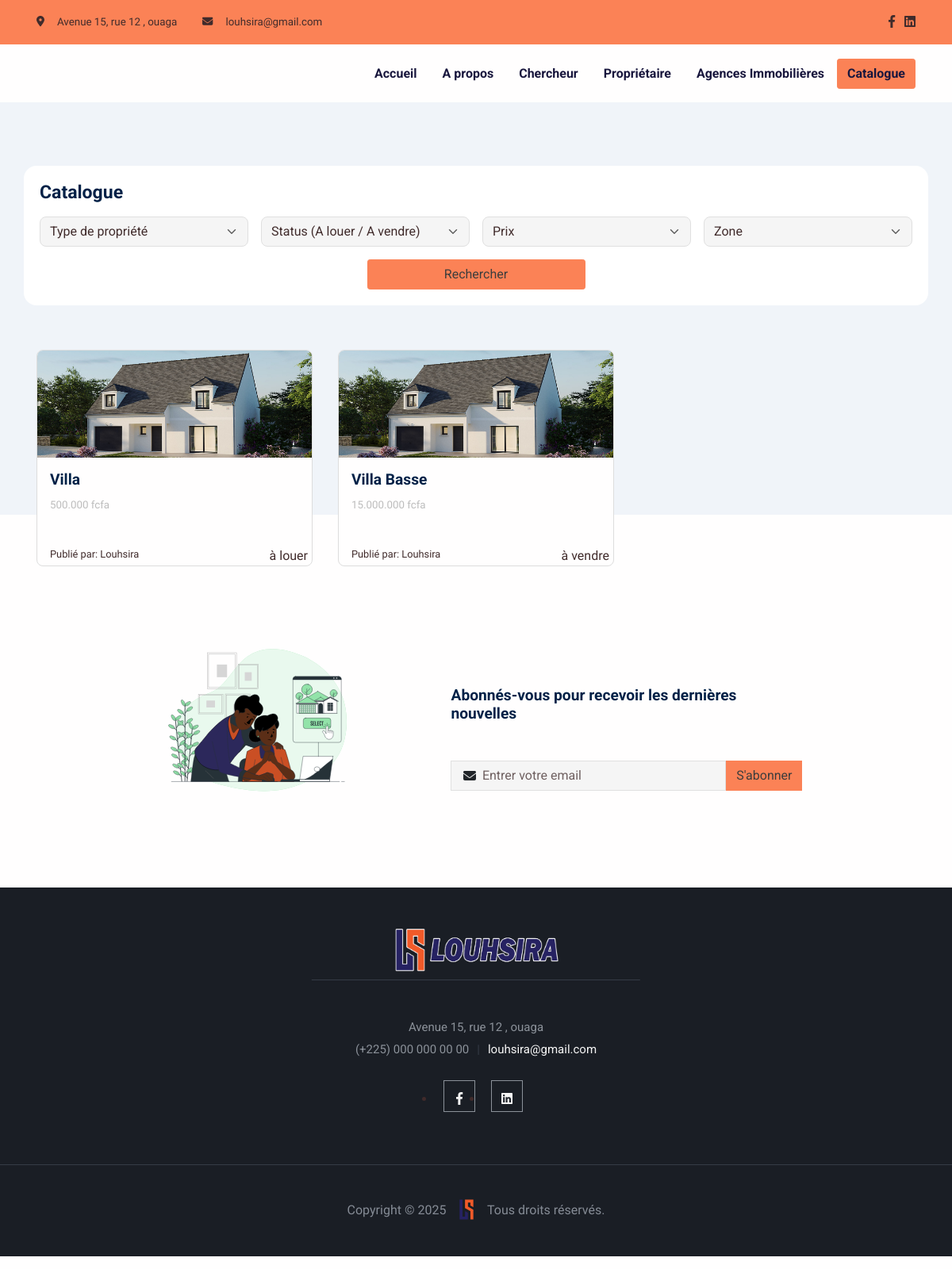
Page /catalogue on the committed database.
### app/models.py (models this page shows, shortened)
class Convention(models.Model):
    created_at = models.DateTimeField(auto_now=False, auto_now_add=True)
    update_at = models.DateTimeField(auto_now=True, auto_now_add=False)
    publish = models.BooleanField(default=False)
    class Meta:
        abstract = True

class Social(Convention):
    name = models.CharField(max_length=150, blank=True, null=True)
    icon = models.CharField(max_length=150, blank=True, null=True)
    link = models.URLField(max_length = 200)
    class Meta:
        verbose_name = "Réseaux Social"
        verbose_name_plural = "Réseaux Sociaux"

class configuration(Convention):
    name = models.CharField(max_length = 150, blank=True, null=True)
    vendor_title = models.CharField(max_length = 150, blank=True, null=True)
    location_title = models.CharField(max_length = 150, blank=True, null=True)
    about_title = models.CharField(max_length = 150, blank=True, null=True)
    why_choose_title = models.CharField(max_length = 150, blank=True, null=True)
    newsletter_title = models.CharField(max_length = 150, blank=True, null=True)
    newsletter_text = models.TextField()
    newsletter_picture = models.FileField(upload_to=LOGO_SITE_PATH, max_length = 100)
    copy_right = models.CharField(max_length = 150, blank=True, null=True)
    logo = models.FileField(upload_to=LOGO_SITE_PATH , max_length = 100, blank=True, null=True)
    logo2 = models.FileField(upload_to=LOGO_SITE_PATH , max_length = 100, blank=True, null=True)
    class Meta:
        verbose_name = "Configuration du site"
        verbose_name_plural = "Configuration du site"

### propriete/models.py (models this page shows, shortened)
class Proprietes(Convention):
    titre_annonce = models.CharField(max_length=220, blank=True, null=True)
    proprietaire = models.CharField(max_length=220, blank=True, null=True)
    proprietaire_contact = models.CharField(max_length=220, blank=True, null=True)
    type_propriete = models.ForeignKey(TypePropriete, on_delete=models.DO_NOTHING, related_name="type_propriete_related")
    prix_propriete = models.CharField(max_length=220, blank=True, null=True)
    adresse_propriete = models.CharField(max_length=220, blank=True, null=True)
    localite = models.ForeignKey(Localite, on_delete=models.DO_NOTHING, related_name="localite_propriete")
    annee_construction = models.DateField(auto_now=False, auto_now_add=False)
    nbre_chambre = models.IntegerField()
    nbre_salle_bain = models.IntegerField()
    description = HTMLField()
    status = models.CharField(max_length=15, choices=STATUS_CHOICES)
    caracteristique_speciale = models.ManyToManyField(CaracteristiqueMaison)
    pictures = models.ManyToManyField(Photo)
    class Meta:
        verbose_name = 'Les Propriétés'
        verbose_name_plural = 'Les Propriétés'

class Photo(Convention):
    title = models.CharField(max_length=220, blank=True, null=True)
    picture = models.FileField(upload_to=PICTURE_PATH, max_length = 200, blank=True, null=True)
    class Meta:
        verbose_name = 'Photo des Proprietes'
        verbose_name_plural = 'Photo des Proprietes'

### app/views.py (the view, shortened to what this page needs)
# urls.py: path('catalogue', catalogue, name="catalogue"),
def catalogue(request):
    get_all__properties = get_all_properties({'publish': True, })
    get_socials = get_social({'publish':True})
    get_configs = get_config({'publish':True})
    get_localites = get_localite({'publish':True})
    get_type_proprietes = get_all_type_propriete({'publish':True})
    template_name = "app/layout/catalogue.html"
    context = {
        'page': "LOUSHIRA | Catalogue",
        'get_socials': get_socials,
        'get_configs': get_configs,
        'get_all__properties': get_all__properties,
        'get_localites': get_localites,
        'get_type_proprietes': get_type_proprietes
    }
    return render(request, template_name, context)

### app/functions.py (called while the page is built)
def get_config(data=dict()):
    return configuration.objects.filter(**data).first()

def get_localite(data=dict()):
    return Localite.objects.filter(**data)

def get_all_type_propriete(data=dict()):
    return TypePropriete.objects.all()

def get_social(data=dict()):
    return Social.objects.filter(**data)

def get_all_properties(data=dict()):
    return Proprietes.objects.filter(**data)

### templates/app/layout/catalogue.html (shortened to what this page needs)
{% extends "app/base/base.html" %}
{% load static %}
{% block content %}
      <section class="pb-11 pt-7 bg-600">
        <div class="container">
          <div class="row">
            <div class="col-12" style="background:#fff;border-radius: 1rem;padding:20px;">
              <h1 class="fs-2 mb-3 fw-bold">Catalogue</h1>
              <form method="get" action="/catalogue" class="row g-3">
                <div class="col-sm-6 col-md-3">
                  <select class="form-select" id="inputCategories" name="type_propriete">
                    <option selected="selected">Type de propriété</option>
                </select>
                </div>
                <div class="col-sm-6 col-md-3">
                  <select class="form-select" id="inputLevel" name="status">
                    <option selected="selected">Status (A louer / A vendre)</option>
                  </select>
                </div>
                <div class="col-sm-6 col-md-3">
                  <select class="form-select" id="inputLanguage" name="prix_propriete">
                    <option selected="selected">Prix</option>
                  </select>
                </div>
                <div class="col-sm-6 col-md-3">
                  <select class="form-select" id="inputInstructor" name="localite">
                    <option selected="selected">Zone </option>
                  </select>
                </div>
                <div class="col-12 z-index-2 d-flex justify-content-center">
                    <button class="btn btn-primary" type="submit" style="width:25%;">Rechercher</button>
                </div>
              </form>
            </div>
          </div>
        </div><br/>
      </section>
      <section class="pb-0" style="margin-top:-17rem">
        <div class="container">
          <div class="row">
            {% for house in get_all__properties %}
            <div class="col col-md-4 col-sm-6 col-xs-6 mb-4">
                <div class="card h-100">
                  <img class="card-img-top h-50 w-100" src="{{ house.pictures.all.first.picture.url }}" alt="courses" />
                    <div class="card-body">
                    <h5 class="font-sans-serif fw-bold fs-md-0 fs-lg-1">{{house.titre_annonce}}</h5>
                    <a class="text-muted fs--1 stretched-link text-decoration-none" href="{% url 'home-detail' house.id %}">{{ house.prix_propriete }}</a>
                  </div>
                  <div class="d-flex justify-content-between ms-3" style="margin-right: 5px;">
                    <span class="fa-span">Publié par: {{house.proprietaire}}</span> <span>{{house.status}}</span>
                  </div>
                  </div>
                </div>
                {% endfor %}
          </div>
        </div>
        <j
      </section>
{% include "app/includes/_email_sub.html" %}
{% endblock %}

### templates/app/base/base.html (shortened to what this page needs)
{% load static %}
<!DOCTYPE html>
<html lang="en-US" dir="ltr">
  <head>
    <link href="{% static 'app/assets/css/select2-bootstrap-5-theme.min.css' %}" rel="stylesheet" />
    <link href="{% static 'app/assets/css/theme.css' %}" rel="stylesheet" />
    <link href="{% static 'app/assets/css/style.css' %}" rel="stylesheet" />
    <link href="{% static 'app/assets/css/slick.css' %}" rel="stylesheet" />
    <link href="{% static 'app/assets/css/slick-theme.css' %}" rel="stylesheet" />
  </head>
  <body>
    <main class="main" id="top">
      <section class="bg-primary py-2 d-none d-sm-block">
        <div class="container">
          <div class="row align-items-center">
            <div class="col-auto d-none d-lg-block">
              <p class="my-2 fs--1"><i class="fas fa-map-marker-alt me-3"></i><span>Avenue 15, rue 12 , ouaga </span></p>
            </div>
            <div class="col-auto ms-md-auto order-md-2 d-none d-sm-block">
              <ul class="list-unstyled list-inline my-2">
                {% for social in get_socials %}
                  <li class="list-inline-item"><a class="text-decoration-none" href="{{social.link}}"><i class="{{social.icon}} text-900"></i></a></li>
                {% endfor %}
              </ul>
            </div>
            <div class="col-auto">
              <p class="my-2 fs--1"><i class="fas fa-envelope me-3"></i><a class="text-900" href="mailto:loushira.contact@gmail.com">louhsira@gmail.com </a></p>
            </div>
          </div>
        </div>
      </section>
      <nav class="navbar navbar-expand-lg navbar-light sticky-top py-3 d-block" data-navbar-on-scroll="data-navbar-on-scroll">
        <div class="container"><a class="navbar-brand" href="{% url 'welcome' %}"><img src="{{get_configs.logo.url}}" height="20" alt="logo" /></a>
          <div class="collapse navbar-collapse border-top border-lg-0 mt-4 mt-lg-0" id="navbarSupportedContent">
            <ul class="navbar-nav ms-auto pt-2 pt-lg-0 font-base">
              <li class="nav-item px-2"><a class="nav-link active fw-bold" style="color:#18163d" aria-current="page" href="{% url 'welcome' %}">Accueil</a></li>
              <li class="nav-item px-2"><a class="nav-link fw-bold" style="color:#18163d" aria-current="page" href="{% url 'about' %}">A propos</a></li>
              <li class="nav-item px-2"><a class="nav-link fw-bold" style="color:#18163d" aria-current="page" href="{% url 'home-searcher' %}">Chercheur</a></li>
              <li class="nav-item px-2"><a class="nav-link fw-bold" style="color:#18163d" aria-current="page" href="{% url 'owner-page' %}">Propriétaire</a></li>
              <li class="nav-item px-2"><a class="nav-link fw-bold" style="color:#18163d" aria-current="page" href="{% url 'agence' %}">Agences Immobilières</a></li>
            </ul><a class="btn btn-primary order-1 order-lg-0 fw-bold" style="color:#18163d" href="{% url 'catalogue' %}">Catalogue</a>
          </div>
        </div>
      </nav>
    {% block content %}
    {% endblock content %}
    </main>
    <section class="contact-area" id="contact" style="background: #1A1E25;padding:50px;">
      <div class="container">
          <div class="row">
              <div class="col-lg-6 offset-lg-3">
                  <div class="contact-content text-center">
                      <a class="text-decoration-none" href="{% url 'welcome' %}"><img src="{{get_configs.logo2.url}}" height="51"  alt="" /></a>
                      <h6>Avenue 15, rue 12 , ouaga</h6>
                      <h6>(+225) 000 000 00 00<span>|</span><a class="text-light text-200" href="mailto:loushira.contact@gmail.com">louhsira@gmail.com</a></h6>
                      <div class="contact-social">
                          <ul>
                              {% for socials in get_socials %}
                                  <li class="lh-lg"><a class="text-200" href="{{socials.link}}"><i class="{{socials.icon}}"></i></a></li>
                              {% endfor %}
                          </ul>
                      </div>
                  </div>
              </div>
          </div>
      </div>
  </section>
  <footer>
      <p>Copyright &copy; 2025 <a class="text-decoration-none" href="{% url 'welcome' %}"><img src="{{get_configs.logo.url}}" height="51"  alt="" /></a> Tous droits réservés.</p>
  </footer>
    <link href="{% static 'app/assets/css/multiple.css' %}" rel="stylesheet" />
  <link rel="stylesheet" href="https://unpkg.com/vue-multiselect@2.1.0/dist/vue-multiselect.min.css">
  <link href="https://cdn.jsdelivr.net/npm/tom-select@2.4.1/dist/css/tom-select.css" rel="stylesheet">
  </body>
</html>

### templates/app/includes/_email_sub.html (shortened to what this page needs)
<section>
  <div id="news_letter" class="container" style="font-style: normal;">
    <div class="row align-items-center d-flex justify-content-center">
      <div class="col-md-6 col-lg-4 mb-5"><img src="{{get_configs.newsletter_picture.url}}" width="280" alt="cta" /></div>
      <div class="col-md-6 col-lg-5">
        <h5 class="text-secondary font-sans-serif fw-bold">{{get_configs.newsletter_text}}</h5>
        <form class="row g-0 align-items-center">
          <div class="col">
            <div class="input-group-icon">
              <input class="form-control form-little-squirrel-control" type="email" placeholder="Entrer votre email " aria-label="email" v-model="email" /><i class="fas fa-envelope input-box-icon"></i>
            </div>
          </div>
          <div class="col-auto">
            <button class="btn btn-primary rounded-0" type="submit" @click.prevent="sendNewLettrData()">S'abonner</button>
          </div>
        </form>
      </div>
    </div>
  </div>
</section>

### static/app/assets/css/style.css (style rules this page uses)
body { font-style: normal; }
p { font-family: "Roboto" important!; }
.fa-span { font-size: 0.8rem; }

### templates/app/base/base.html (style rules this page uses)
html, body { margin: 0; padding: 0; }
* { box-sizing: border-box; }
img { max-width: 100%; height: auto; }
.contact-area { border-bottom: 1px solid #353C46; }
.contact-content h6 { color: #8b9199; font-size: 15px; font-weight: 400; margin-bottom: 10px; }
.contact-content span { color: #353c47; margin: 0 10px; }
.contact-social { margin-top: 30px; }
.contact-social > ul { display: inline-flex; }
.contact-social ul li a { border: 1px solid #8b9199; color: #8b9199; display: inline-block; height: 40px; margin: 0 10px; padding-top: 7px; transition: all 0.4s ease 0s; width: 40px; }
.contact-content img { max-width: 210px; }
footer { background: #1A1E25; color: #868c96; }
footer p { padding: 40px 0; text-align: center; }
footer img { width: 44px; }

### rows in the picture
Proprietes: pictures.all.first.picture (picture), titre_annonce "Villa", prix_propriete "500.000 fcfa", proprietaire "Louhsira", status "à louer"
Proprietes: pictures.all.first.picture (picture), titre_annonce "Villa Basse", prix_propriete "15.000.000 fcfa", proprietaire "Louhsira", status "à vendre"
configuration: newsletter_picture (picture), newsletter_text "Abonnés-vous pour recevoir les dernières nouvelles", logo2 (picture), logo (picture)
